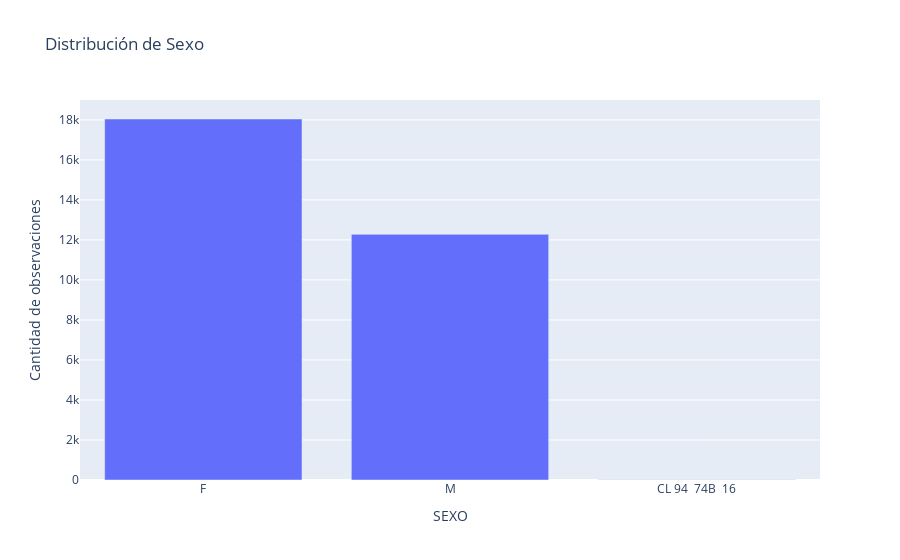

Notebook code for this chart:
### Markdown cell above
No muestra una distribucion normal, mostrando muchos datos atipicos lo que nos suguiere una imputacion de datos
especificamente los datos extremos, para no afectar el modelo.

### Code cell
fig = px.bar(df_final, x=df_final['SEXO'].value_counts().index, y=df_final['SEXO'].value_counts(),
             labels={'x': 'SEXO', 'y': 'Cantidad de observaciones'}, title="Distribución de Sexo")

# Mostrar el gráfico de barras
fig.show()

### Figure 1 — Plotly figure (JSON) as saved in the notebook; plotly's stock layout.template omitted (floating-point values rounded to 4 significant figures)
{"data": [{"alignmentgroup": "True", "hovertemplate": "SEXO=%{x}<br>Cantidad de observaciones=%{y}<extra></extra>", "legendgroup": "", "marker": {"color": "#636efa", "pattern": {"shape": ""}}, "name": "", "offsetgroup": "", "orientation": "v", "showlegend": false, "textposition": "auto", "type": "bar", "x": ["F", "M", "CL 94  74B  16"], "xaxis": "x", "y": [18044, 12279, 15], "yaxis": "y"}], "layout": {"barmode": "relative", "legend": {"tracegroupgap": 0}, "title": {"text": "Distribución de Sexo"}, "xaxis": {"anchor": "y", "domain": [0, 1], "title": {"text": "SEXO"}}, "yaxis": {"anchor": "x", "domain": [0, 1], "title": {"text": "Cantidad de observaciones"}}}}
